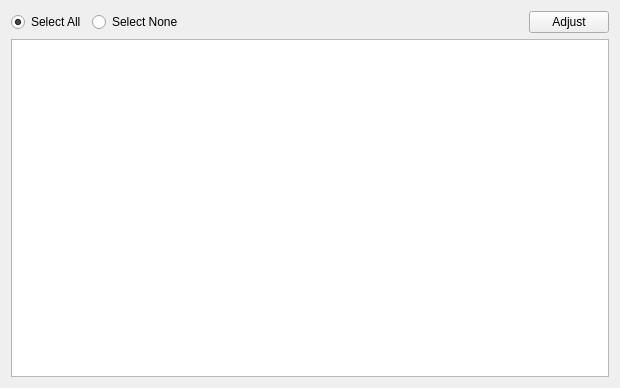
<?xml version="1.0" encoding="UTF-8"?>
<ui version="4.0">
 <class>TBHeaderEditor</class>
 <widget class="QWidget" name="TBHeaderEditor">
  <property name="geometry">
   <rect>
    <x>0</x>
    <y>0</y>
    <width>620</width>
    <height>388</height>
   </rect>
  </property>
  <property name="windowTitle">
   <string>Form</string>
  </property>
  <layout class="QVBoxLayout" name="verticalLayout">
   <item>
    <layout class="QHBoxLayout" name="horizontalLayout">
     <item>
      <widget class="QRadioButton" name="select_all_rbtn">
       <property name="text">
        <string>Select All</string>
       </property>
       <property name="checked">
        <bool>true</bool>
       </property>
      </widget>
     </item>
     <item>
      <widget class="QRadioButton" name="select_none_rbtn">
       <property name="text">
        <string>Select None</string>
       </property>
      </widget>
     </item>
     <item>
      <spacer name="horizontalSpacer">
       <property name="orientation">
        <enum>Qt::Horizontal</enum>
       </property>
       <property name="sizeHint" stdset="0">
        <size>
         <width>40</width>
         <height>20</height>
        </size>
       </property>
      </spacer>
     </item>
     <item>
      <widget class="QPushButton" name="adjust_btn">
       <property name="text">
        <string>Adjust</string>
       </property>
      </widget>
     </item>
    </layout>
   </item>
   <item>
    <widget class="QListWidget" name="header_lw">
     <property name="dragDropMode">
      <enum>QAbstractItemView::DragDrop</enum>
     </property>
     <property name="defaultDropAction">
      <enum>Qt::MoveAction</enum>
     </property>
    </widget>
   </item>
  </layout>
 </widget>
 <resources/>
 <connections/>
</ui>
